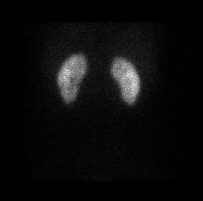
#> input picture src.png, 203 x 201 px
$ python -i main.py   (imports and definitions only)   (older library calls are emulated)
#> lines starting #> are read from the running program, lines starting #| are printed output that depends on the picture; after the words box and inside, x2 and y2 are one past the last pixel; in counts of white or black regions, pixels touching at a corner belong together
from functools import reduce
from os import walk

import cv2
import matplotlib.pyplot as plt
import numpy as np

IMG_SRC_DIR = 'samples'
DEBUG = False


def main(img_src):
    """
    Processa a imagem informada.

    Sumário:

    * b = valor de menor intensidade. Representa a base do rim.
    * m = valor de maior intensidade. Representa o topo do rim.
    * med = valor da mediana entre b e m. Representa o valor mais próximo da borda do rim.
    """
#> called with img_src = 'src.png'

    # Valor de maior intensidade
    m = 180

    try:
        src_gray = cv2.cvtColor(cv2.imread(img_src), cv2.COLOR_BGR2GRAY)
#> src_gray: shape (201, 203); min 0, max 225, mean 11.3
        if DEBUG:
            cv2.imshow("A Original", src_gray)

        # Pré-processamento
        src_processed = pre_process(src_gray)

        # Encontra os dois maiores picos da imagem, que definem os dois rins
        b_contours = max_contours(src_processed, m)
#> in max_contours, `_, thresh = cv2.threshold(img, thresh, 255, cv2.THRESH_BINARY)`:
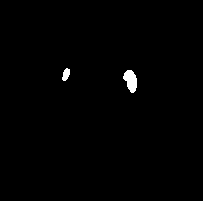
#> thresh: shape (201, 203); 0.71% white; 2 white regions
#> in max_contours, `_, contours, _ = cv2.findContours(thresh, cv2.RETR_CCOMP, cv2.CHAIN_AP..`: contours = 2 contours; box (x1, y1, x2, y2) and area: (123, 70, 137, 93) 190, (62, 68, 70, 81) 57
#> b_contours has the same summary as contours in max_contours
        draw_contours_and_show(src_gray, b_contours, "F Maximos")
#> in draw_contours_and_show, img_color is the input picture: shape (201, 203, 3); min 0, max 225, mean 11.3
#> the loop in draw_contours_and_show, `for i in range(len(contours)):` made 2 passes
#> after the loop in draw_contours_and_show, `for i in range(len(contours)):`:
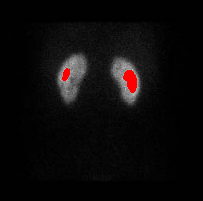
#> img_color: shape (201, 203, 3); 0.71% of pixels changed, all inside (x1, y1, x2, y2) = (62, 68, 137, 93)

        # noinspection PyTypeChecker
        center_point_1 = center_point(b_contours[0])
#> the loop in center_point, `for k in contour:` made 24 passes
#> (x, y, max_x, min_x, max_y, min_y) on pass 1: (127, 70, 127, 127, 70, 70)
#> (x, y, max_x, max_y) on passes 10, 12, 14: (128, 87, 128, 87), (130, 90, 130, 90), (131, 92, 131, 92)
#> after the loop in center_point, `for k in contour:`: max_x = 136; max_y = 92; min_x = 123; min_y = 70
#> in center_point, `med_x = (max_x + min_x) / 2`: med_x = 129.5
#> in center_point, `med_y = (max_y + min_y) / 2`: med_y = 81
#> center_point_1 = [129.5, 81]
        # noinspection PyTypeChecker
        center_point_2 = center_point(b_contours[1])
#> the loop in center_point (call 2), `for k in contour:` made 17 passes
#> (x, y, min_x, max_y, min_y) on pass 1: (66, 68, 66, 68, 68)
#> (x, y, min_x, max_y) on passes 2, 4, 6: (64, 70, 64, 70), (63, 72, 63, 72), (62, 77, 62, 77)
#> center_point_2 = [65.5, 74]
        division = (center_point_1[0] + center_point_2[0]) / 2
#> division = 97.5

        # Divide a imagem, resultando em uma para cada rim
        # A partir desse ponto cada rim é processado separadamente
        src_processed_1 = src_processed[:, :int(division)]
        src_processed_2 = src_processed[:, int(division):]
        src_gray_1 = src_gray[:, :int(division)]
        src_gray_2 = src_gray[:, int(division):]

        # Busca a mediana entre o ponto de maior intensidade e o ponto de menor intesidade
        med1, b1 = med(src_processed_1, m)
#> the loop in med, `for b_value in range(m, 0, -1):` made 180 passes
#> area on passes 1 to 3: 57, 58.5, 63
#> pass 1, in max_contours (call 2), `_, thresh = cv2.threshold(img, thresh, 255, cv2.THRESH_BINARY)`:
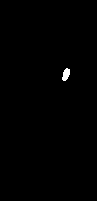
#> thresh: shape (201, 97); 0.37% white; 1 white region, box (x1, y1, x2, y2) and area: (62, 68, 70, 81) 72
#> after the loop in med, `for b_value in range(m, 0, -1):`: contours_area = 180 values from 57 to 12115; contours_b = 180 values, max 180 at index 0, min 1 at index 179, mean 90.5
#> the loop in first_peak, `for i in range(len(contours_area)):` made 155 passes
#> current_variation on passes 2 to 4: 1.5, 4.5, 4.5
#> in med, `b_idx = first_peak(contours_area)`: b_idx = 154
#> in med, `b_value = contours_b[b_idx]`: b_value = 26
#> in med, `mb = contours_b[b_value:b_idx]`: mb = 128 values, max 154 at index 0, min 27 at index 127, mean 90.5
#> med1 = 90; b1 = 26
        med2, b2 = med(src_processed_2, m)
#> the loop in med (call 2), `for b_value in range(m, 0, -1):` made 180 passes
#> area on passes 1 to 3: 190.5, 202.5, 207.5
#> pass 1, in max_contours (call 182), `_, thresh = cv2.threshold(img, thresh, 255, cv2.THRESH_BINARY)`:
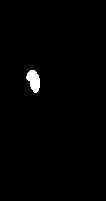
#> thresh: shape (201, 106); 1% white; 1 white region, box (x1, y1, x2, y2) and area: (26, 70, 40, 93) 217
#> the loop in first_peak (call 2), `for i in range(len(contours_area)):` made 151 passes
#> current_variation on passes 2 to 4: 12, 5, 9.5
#> med2 = 90; b2 = 30

        # Busca as bordas do rim pelo valor de b
        # Desenha os contornos e junta as imagens
        src_color_1 = cv2.cvtColor(src_gray_1, cv2.COLOR_GRAY2RGB)
        src_color_2 = cv2.cvtColor(src_gray_2, cv2.COLOR_GRAY2RGB)
        cv2.drawContours(src_color_1, [(bigger_contour(src_processed_1, b1))], 0, (0, 0, 255))
#> src_color_1: shape (201, 97, 3); mean B, G, R 11, 11, 12.9
        cv2.drawContours(src_color_2, [(bigger_contour(src_processed_2, b2))], 0, (0, 0, 255))
#> src_color_2: shape (201, 106, 3); mean B, G, R 11.3, 11.3, 12.9
        full_img = np.concatenate((src_color_1, src_color_2), 1)
        if DEBUG:
            cv2.imshow("G Thresh B", full_img)

        # Busca as bordas do rim pelo valor da mediana
        # Desenha os contornos e junta as imagens
        src_color_1 = cv2.cvtColor(src_gray_1, cv2.COLOR_GRAY2RGB)
        src_color_2 = cv2.cvtColor(src_gray_2, cv2.COLOR_GRAY2RGB)
        cv2.drawContours(src_color_1, [(bigger_contour(src_processed_1, med1))], 0, (0, 0, 255))
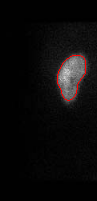
#> src_color_1: shape (201, 97, 3); mean B, G, R 10.7, 10.7, 12.1
        cv2.drawContours(src_color_2, [(bigger_contour(src_processed_2, med2))], 0, (0, 0, 255))
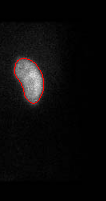
#> src_color_2: shape (201, 106, 3); mean B, G, R 11.1, 11.1, 12.3
        full_img = np.concatenate((src_color_1, src_color_2), 1)
        if DEBUG:
            cv2.imshow("H Med", full_img)

        # Faz o ajuste da borda através do método Expectation Maximization
        kidney_border_1 = border(src_processed_1, med1, m)
        classification_1 = em_classification(kidney_border_1)
        kidney_border_2 = border(src_processed_2, med2, m)
        classification_2 = em_classification(kidney_border_2)

        # Desenha os contornos pela classificação e junta as imagens
        src_color_1 = cv2.cvtColor(src_gray_1, cv2.COLOR_GRAY2RGB)
        src_color_2 = cv2.cvtColor(src_gray_2, cv2.COLOR_GRAY2RGB)
        cv2.drawContours(src_color_1, [(bigger_contour(classification_1, 1))], 0, (0, 0, 255))
        cv2.drawContours(src_color_2, [(bigger_contour(classification_2, 1))], 0, (0, 0, 255))
        full_img = np.concatenate((src_color_1, src_color_2), 1)
        if DEBUG:
            cv2.imshow("I Otimizado por EM", full_img)

        if not DEBUG:
            cv2.imshow(img_src, full_img)

        if DEBUG:
            plt.show()

        key = cv2.waitKey(0)
        while key != 32:
            key = cv2.waitKey(0)

    except Exception:
        print("Error")

    finally:
        cv2.destroyAllWindows()


def em_classification(img):
    """ Obtém o resultado do método de classificação Expectation Maximization como uma imagem binária """

    kidney_border_color = cv2.cvtColor(img, cv2.COLOR_GRAY2RGB)
    _, kidney_border_thresh = cv2.threshold(img, 1, 255, cv2.THRESH_BINARY)

    # Obtém os pontos da borda para treinar a classificação
    training_points = []
    for x in range(len(kidney_border_color)):
        for y in range(len(kidney_border_color[x])):
            if kidney_border_thresh[x, y] == 255:
                training_points.append(kidney_border_color[x, y])

    if len(training_points) == 0:
        raise Exception

    # Realiza a classificação
    em = cv2.ml.EM_create()
    em.setClustersNumber(2)
    em.trainEM(np.array(training_points))

    # Obtém o resultado da classificação

    # Monta uma nova imagem
    classification = np.zeros((len(kidney_border_color), len(kidney_border_color[0])), dtype=np.uint8)

    # Alimenta a nova imagem com o resultado da classficicação
    for x in range(len(kidney_border_color)):
        for y in range(len(kidney_border_color[x])):
            retval, probs = em.predict2(kidney_border_color[x, y])
            classification[x, y] = retval[1]

    # Transforma a nova imagem trocando o valor 1 por 255
    for x in range(len(kidney_border_color)):
        for y in range(len(kidney_border_color[x])):
            if classification[x, y] == 1:
                classification[x, y] = 255

    return classification


def border(img, med, m):
    """ Obtém a borda do maior elemento da imagem através do operador mofológico gradiente """
#> called with med = 90, m = 180

    kidney_mask = mask(img, [(bigger_contour(img, med))])
#> in mask, `cv2.drawContours(result_mask, contour, 0, 255, -1)`: result_mask: shape (201, 97); 4.7% white; 1 white region, box (x1, y1, x2, y2) and area: (57, 55, 86, 101) 924
    kidney = element_inside_mask(img, kidney_mask)

    gradient_kernel = cv2.getStructuringElement(cv2.MORPH_RECT, (15, 15))
    kidney_gradient = cv2.morphologyEx(kidney, cv2.MORPH_GRADIENT, gradient_kernel)

    kidney_full_mask = mask(img, [(max_contours(kidney_gradient, 1))[0]])
#> in mask (call 2), `cv2.drawContours(result_mask, contour, 0, 255, -1)`: result_mask: shape (201, 97); 11.1% white; 1 white region, box (x1, y1, x2, y2) and area: (50, 48, 93, 108) 2170
    kidney_full = np.zeros_like(img)
    kidney_full[kidney_full_mask == 255] = img[kidney_full_mask == 255]

    kidney_center_mask = mask(img, [(max_contours(img, m))[1]])
    empty_img = np.zeros_like(img)
    kidney_full[kidney_center_mask == 255] = empty_img[kidney_center_mask == 255]

    kidney_border = kidney_full

    return kidney_border


def pre_process(src_gray):
    """ Executa as etapas de pre-processamento:

            * Dilatação
            * Blur
            * Fechamento
            * Blur
    """

    dilated = cv2.dilate(src_gray, cv2.getStructuringElement(cv2.MORPH_RECT, (3, 3)))
    if DEBUG:
        cv2.imshow("B Dilated", dilated)
    blurred = cv2.GaussianBlur(dilated, (7, 7), 0)
    if DEBUG:
        cv2.imshow("C Blurred", blurred)
    closed = cv2.morphologyEx(blurred, cv2.MORPH_CLOSE, cv2.getStructuringElement(cv2.MORPH_RECT, (9, 9)))
    if DEBUG:
        cv2.imshow("D Closed", closed)
    blurred2 = cv2.GaussianBlur(closed, (7, 7), 0)
    if DEBUG:
        cv2.imshow("E Blurred", blurred2)
    return blurred2


def element_inside_mask(img, mask):
    """ Obtém a imagem de acordo com a máscara. Os elementos fora da mascara são alterados para preto """

    element = np.zeros_like(img)
    element[mask == 255] = img[mask == 255]

    return element


def mask(img, contour):
    """ Obtém uma mascara do área dentro do contorno """

    result_mask = np.zeros_like(img)
    cv2.drawContours(result_mask, contour, 0, 255, -1)

    return result_mask


def draw_contours_and_show(img_gray, contours, text, thickness=-1):
    """ Desenha os contornos e exibe a imagem """

    img_color = cv2.cvtColor(img_gray, cv2.COLOR_GRAY2RGB)
    for i in range(len(contours)):
        cv2.drawContours(img_color, contours, i, (0, 0, 255), thickness)
    if DEBUG:
        cv2.imshow(text, img_color)


def med(img, m):
    """ Busca a mediana (med) e o valor de menor intesidade (b) entre m e b """

    contours_area = []
    contours_b = []
    for b_value in range(m, 0, -1):
        area = cv2.contourArea(bigger_contour(img, b_value))
        contours_area.append(area)
        contours_b.append(b_value)

    # Plota a curva de crescimento das áreas em função dos níveis de cinza
    plt.plot(contours_b, contours_area)
    plt.ylabel('Área')
    plt.xlabel('Níveis de cinza')
    plt.draw()

    b_idx = first_peak(contours_area)
    b_value = contours_b[b_idx]

    if b_value > b_idx:
        b_value = 0

    mb = contours_b[b_value:b_idx]
    return mb[int(len(mb) / 2)], b_value


def first_peak(contours_area):
    """ Encontra o indice do primeiro pico de variação da area """

    for i in range(len(contours_area)):
        if i == 0:
            continue

        current_variation = contours_area[i] - contours_area[i - 1]
        if current_variation > average_variation(contours_area[:i + 1]) * 6:
            return i


def bigger_contour(img, thresh):
    """ Obtem os maior contorno obtido com o thresh informado """

    return max_contours(img, thresh)[0]


def max_contours(img, thresh):
    """ Obtem os dois maiores contornos obtidos com o thresh informado """

    _, thresh = cv2.threshold(img, thresh, 255, cv2.THRESH_BINARY)
    _, contours, _ = cv2.findContours(thresh, cv2.RETR_CCOMP, cv2.CHAIN_APPROX_SIMPLE)
    return sorted(contours, key=len, reverse=True)[:2]


def center_point(contour):
    """ Calcula o ponto central do contorno """

    max_x = 0
    max_y = 0
    min_x = 999999999999999999
    min_y = 999999999999999999
    for k in contour:
        x = k[0][0]
        y = k[0][1]

        if x > max_x:
            max_x = x
        if x < min_x:
            min_x = x
        if y > max_y:
            max_y = y
        if y < min_y:
            min_y = y

    med_x = (max_x + min_x) / 2
    med_y = (max_y + min_y) / 2
    return [med_x, med_y]


def average_variation(values):
    """ Calcula a média de variação dos valores"""

    variation = []
    for i in range(len(values)):
        if i == 0:
            continue

        variation.append(values[i] - values[i - 1])

    return reduce(lambda x, y: x + y, variation, 1) / len(variation)


# [5 lines not run here, left out]

>>> result = main('src.png')
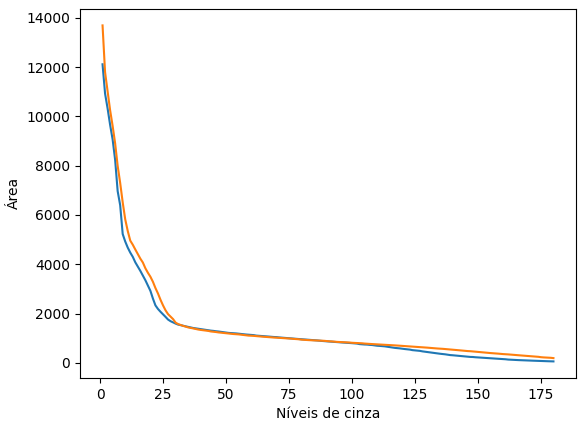
#> figure drawn by matplotlib, 1 panel
